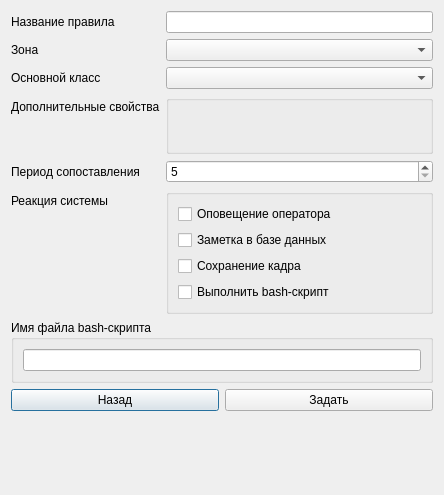
<?xml version="1.0" encoding="UTF-8"?>
<ui version="4.0">
 <class>SetRuleWindow</class>
 <widget class="QDialog" name="SetRuleWindow">
  <property name="geometry">
   <rect>
    <x>0</x>
    <y>0</y>
    <width>444</width>
    <height>495</height>
   </rect>
  </property>
  <property name="sizePolicy">
   <sizepolicy hsizetype="Preferred" vsizetype="Minimum">
    <horstretch>0</horstretch>
    <verstretch>0</verstretch>
   </sizepolicy>
  </property>
  <property name="minimumSize">
   <size>
    <width>442</width>
    <height>0</height>
   </size>
  </property>
  <property name="maximumSize">
   <size>
    <width>444</width>
    <height>495</height>
   </size>
  </property>
  <property name="windowTitle">
   <string>Добавление правила</string>
  </property>
  <property name="modal">
   <bool>true</bool>
  </property>
  <layout class="QVBoxLayout" name="verticalLayout_5">
   <item>
    <layout class="QFormLayout" name="formLayout">
     <item row="0" column="0">
      <widget class="QLabel" name="label">
       <property name="text">
        <string>Название правила</string>
       </property>
      </widget>
     </item>
     <item row="0" column="1">
      <widget class="QLineEdit" name="lineEditRuleName"/>
     </item>
     <item row="1" column="0">
      <widget class="QLabel" name="label_2">
       <property name="text">
        <string>Зона</string>
       </property>
      </widget>
     </item>
     <item row="1" column="1">
      <widget class="QComboBox" name="comboBoxZone"/>
     </item>
     <item row="2" column="0">
      <widget class="QLabel" name="label_3">
       <property name="text">
        <string>Основной класс</string>
       </property>
      </widget>
     </item>
     <item row="2" column="1">
      <widget class="QComboBox" name="comboBoxMajorClass"/>
     </item>
     <item row="3" column="0">
      <widget class="QLabel" name="label_4">
       <property name="text">
        <string>Дополнительные свойства</string>
       </property>
      </widget>
     </item>
     <item row="3" column="1">
      <widget class="QGroupBox" name="groupBoxProperties">
       <property name="sizePolicy">
        <sizepolicy hsizetype="Preferred" vsizetype="Minimum">
         <horstretch>0</horstretch>
         <verstretch>0</verstretch>
        </sizepolicy>
       </property>
       <property name="maximumSize">
        <size>
         <width>16777215</width>
         <height>59</height>
        </size>
       </property>
       <property name="title">
        <string/>
       </property>
       <layout class="QVBoxLayout" name="verticalLayout_2">
        <item>
         <spacer name="verticalSpacer_2">
          <property name="orientation">
           <enum>Qt::Vertical</enum>
          </property>
          <property name="sizeHint" stdset="0">
           <size>
            <width>20</width>
            <height>40</height>
           </size>
          </property>
         </spacer>
        </item>
       </layout>
      </widget>
     </item>
     <item row="4" column="0">
      <widget class="QLabel" name="label_6">
       <property name="text">
        <string>Период сопоставления</string>
       </property>
      </widget>
     </item>
     <item row="4" column="1">
      <widget class="QSpinBox" name="spinBoxPeriodComparison">
       <property name="minimum">
        <number>5</number>
       </property>
       <property name="maximum">
        <number>100</number>
       </property>
      </widget>
     </item>
     <item row="5" column="0">
      <widget class="QLabel" name="label_5">
       <property name="text">
        <string>Реакция системы</string>
       </property>
      </widget>
     </item>
     <item row="5" column="1">
      <widget class="QGroupBox" name="groupBoxSystemReaction">
       <property name="sizePolicy">
        <sizepolicy hsizetype="Preferred" vsizetype="Minimum">
         <horstretch>0</horstretch>
         <verstretch>0</verstretch>
        </sizepolicy>
       </property>
       <property name="minimumSize">
        <size>
         <width>225</width>
         <height>120</height>
        </size>
       </property>
       <property name="maximumSize">
        <size>
         <width>16777215</width>
         <height>130</height>
        </size>
       </property>
       <property name="title">
        <string/>
       </property>
       <layout class="QVBoxLayout" name="verticalLayout_3">
        <item>
         <widget class="QCheckBox" name="checkBox">
          <property name="text">
           <string>Оповещение оператора</string>
          </property>
         </widget>
        </item>
        <item>
         <widget class="QCheckBox" name="checkBoxNoteToBd">
          <property name="text">
           <string>Заметка в базе данных</string>
          </property>
         </widget>
        </item>
        <item>
         <widget class="QCheckBox" name="checkBox_2">
          <property name="text">
           <string>Сохранение кадра</string>
          </property>
         </widget>
        </item>
        <item>
         <widget class="QCheckBox" name="checkBoxExecuteBash">
          <property name="text">
           <string>Выполнить bash-скрипт</string>
          </property>
         </widget>
        </item>
       </layout>
      </widget>
     </item>
    </layout>
   </item>
   <item>
    <widget class="QGroupBox" name="groupBoxBashScript">
     <property name="title">
      <string>Имя файла bash-скрипта</string>
     </property>
     <layout class="QVBoxLayout" name="verticalLayout_4">
      <item>
       <widget class="QLineEdit" name="lineEditBashFile"/>
      </item>
     </layout>
    </widget>
   </item>
   <item>
    <layout class="QHBoxLayout" name="horizontalLayout">
     <item>
      <widget class="QPushButton" name="btnBack">
       <property name="text">
        <string>Назад</string>
       </property>
      </widget>
     </item>
     <item>
      <widget class="QPushButton" name="btnConfirm">
       <property name="text">
        <string>Задать</string>
       </property>
      </widget>
     </item>
    </layout>
   </item>
   <item>
    <spacer name="verticalSpacer">
     <property name="orientation">
      <enum>Qt::Vertical</enum>
     </property>
     <property name="sizeHint" stdset="0">
      <size>
       <width>20</width>
       <height>8</height>
      </size>
     </property>
    </spacer>
   </item>
  </layout>
 </widget>
 <resources/>
 <connections/>
</ui>
